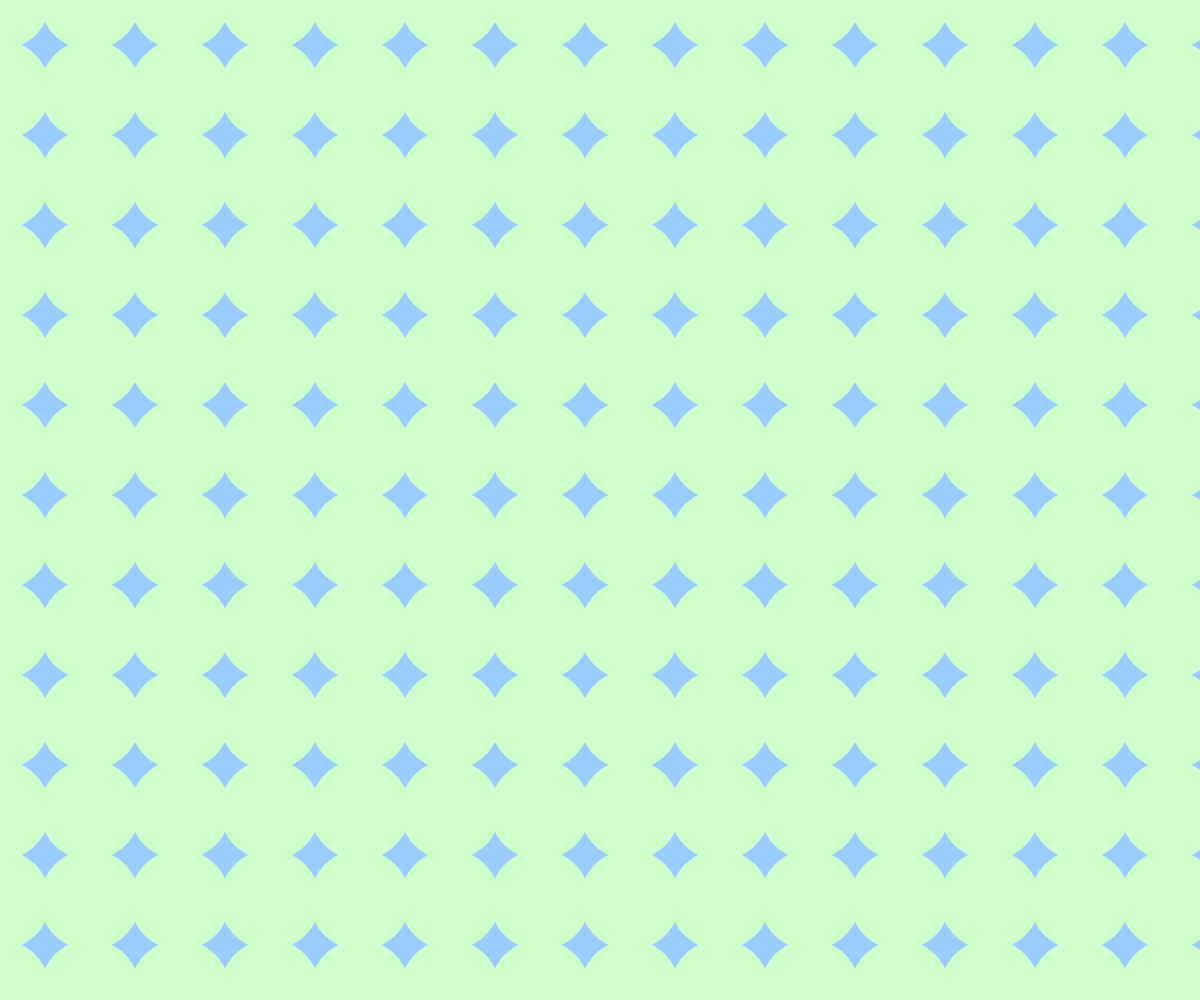
Frame 1 (no input)
Frame 60 (no input): identical to frame 1, image omitted
Frame 120 (the mouse pressed at the canvas centre since frame 60): identical to frame 1, image omitted

The p5.js sketch that drew this single still picture (run headless with seeded random() and noise() and a simulated clock; from frame 60 on, the mouse is pressed at the canvas centre):

// p5.js sketch
// ── sketch.js

let cDiam= 100
let xSpacing = 90
let xOffset = 0

let ySpacing = 90
let yOffset = 0


function setup() {
  createCanvas(windowWidth, windowHeight);

}


function draw() {
  background(153, 204, 255);
  for(let x = 0;xOffset+  x * xSpacing < width + 50; x++){
    for (let y = 0; yOffset + y * ySpacing < height + 50 ; y++){
    noStroke();
    fill(204,255,204);
    circle(xOffset+  x * xSpacing, yOffset + y * ySpacing, cDiam);
    }
  }
}



















/*
function setup() {
  createCanvas(windowWidth, windowHeight);

}


function draw() {
  background(100, 100, 300);
  for (let x = 1; x < 20; x += 1){
    for (let y = 1; y < 20; y +=1){
      fill(0);
      noStroke();
      rect(x*50, y*50, x*y);
    }
  }


for (let x = 1; x < 20; x += 1){
    for (let y = 1; y < 20; y +=1){
      push();
      translate(x*50+100, y*50);
      rotate(PI/4);
      fill(255);
      rect(0, 0, x*y);
      pop();
    }
}
}
*/
/*
function draw() {
  background(0,0, 85);

  noFill();
  for (let i = 0; i<50; i++){
    stroke(360*(i/50), 100, 100);
    ellipse(width/2, height/2,i*10+2)
  }

  for (let i = 0; i<50; i++){
    stroke(360*(i/50), 100, 100);
    ellipse(width/3, height/3,i*10+2)
  }

  for (let i = 0; i<50; i++){
    stroke(360*(i/50), 100, 100);
    push();
    ellipse((width/3)*2, height/3,i*10+2);
    pop();
  }

   for (let i = 0; i<50; i++){
    stroke(360*(i/50), 100, 100);
    push();
    ellipse(width/3, (height/3)*2,i*10+2);
    pop();
  }


   for (let i = 0; i<50; i++){
    stroke(360*(i/50), 100, 100);
    push();
    ellipse((width/3)*2, (height/3)*2,i*10+2);
    pop();
  }
  
  for (let i = 0; i<50; i++){
    stroke(360-(360*(i/50)), 100, 100);
    ellipse(mouseX, mouseY,i*10+2)
  }
}
*/
